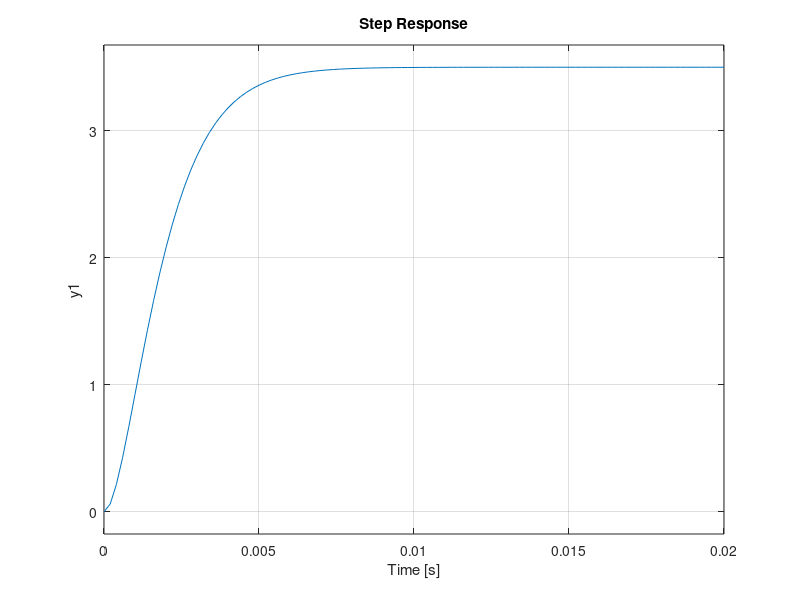

Here is the MATLAB script that generated this plot:
close all; clear all; history -c; clc;
pkg load control;

s = tf('s');
% Se trata de un sistema sobreamortiguado donde psita > 1 tal que usaremos
% una aproximación donde:
yss = 3.5;
K = yss;

% Se mide el tiempo de establecimiento y con ello se calcula Tau
Td = 0.005
Ts = 0.01;
Tau = Ts/5;

F = K/((Tau/2)*s + 1)^2 % F.inputdelay = 0.005;
step(F, 0.02)
